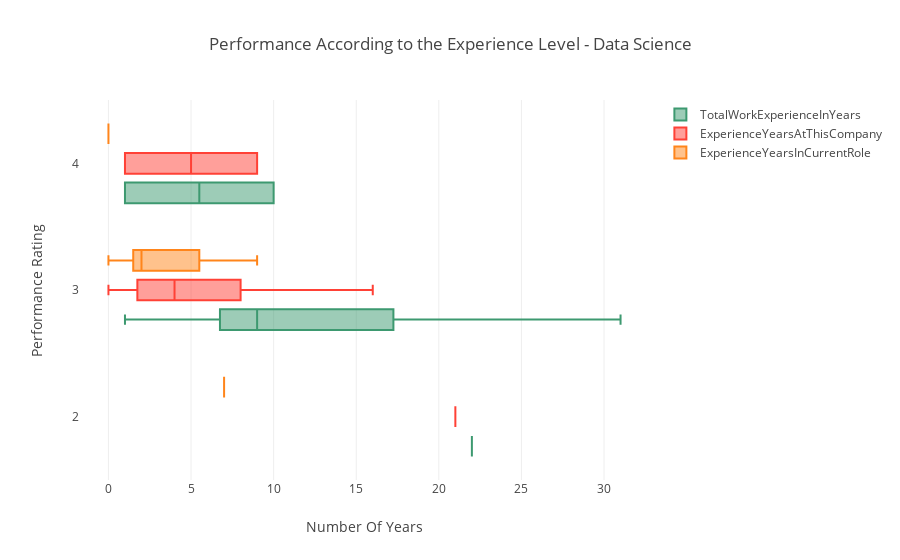

The notebook cell this image was saved under:
### Markdown cell above
### iv) Performance According to the Experience Level

### Code cell
data = [
    {
        'x': Data_Science['TotalWorkExperienceInYears'],
        'y': Data_Science['PerformanceRating'],
        'name':'TotalWorkExperienceInYears',
        'marker': {
            'color': '#3D9970'
        },
        'boxmean': False,
        'orientation': 'h',
        "type": "box",
    },
    {
        'x':Data_Science['ExperienceYearsAtThisCompany'],
        'y':Data_Science['PerformanceRating'],
        'name': 'ExperienceYearsAtThisCompany',
        'marker':{
            'color': '#FF4136',
        },
        'boxmean': False,
        'orientation': 'h',
        "type": "box",
    },
    {
        'x': Data_Science['ExperienceYearsInCurrentRole'],
        'y': Data_Science['PerformanceRating'],
        'name':'ExperienceYearsInCurrentRole',
        'marker': {
            'color': '#FF851B',
        },
        'boxmean': False,
        'orientation': 'h',
        "type": "box",
    }
]
layout = {
    'xaxis': {
        'title': 'Number Of Years',
        'zeroline': False,
    },
    'yaxis': {
        'title': 'Performance Rating ',
        'zeroline': False,
    },
    'boxmode': 'group',
    'title': 'Performance According to the Experience Level - Data Science ',
}
fig = go.Figure(data=data, layout=layout)

py.iplot(fig)

### Figure 1 — Plotly figure (JSON) as saved in the notebook; plotly's stock layout.template omitted (floating-point values rounded to 4 significant figures)
{"data": [{"boxmean": false, "marker": {"color": "#3D9970"}, "name": "TotalWorkExperienceInYears", "orientation": "h", "type": "box", "uid": "e126b303-4f0c-4b59-a27b-66749f390985", "x": [7, 1, 17, 13, 16, 7, 17, 22, 10, 6, 5, 9, 21, 5, 31, 19, 1, 8, 18, 9], "y": [3, 3, 3, 3, 3, 3, 3, 2, 4, 3, 3, 3, 3, 3, 3, 3, 4, 3, 3, 3]}, {"boxmean": false, "marker": {"color": "#FF4136"}, "name": "ExperienceYearsAtThisCompany", "orientation": "h", "type": "box", "uid": "8ecdfdd7-0032-4e53-a6d3-86dba9b337e1", "x": [4, 1, 16, 0, 10, 3, 1, 21, 9, 6, 3, 8, 3, 5, 5, 10, 1, 2, 1, 8], "y": [3, 3, 3, 3, 3, 3, 3, 2, 4, 3, 3, 3, 3, 3, 3, 3, 4, 3, 3, 3]}, {"boxmean": false, "marker": {"color": "#FF851B"}, "name": "ExperienceYearsInCurrentRole", "orientation": "h", "type": "box", "uid": "e990d301-505b-4f79-ba0d-8f492c14beba", "x": [2, 0, 8, 0, 9, 2, 0, 7, 0, 5, 2, 3, 2, 2, 2, 7, 0, 2, 0, 7], "y": [3, 3, 3, 3, 3, 3, 3, 2, 4, 3, 3, 3, 3, 3, 3, 3, 4, 3, 3, 3]}], "layout": {"boxmode": "group", "title": "Performance According to the Experience Level - Data Science ", "xaxis": {"title": "Number Of Years", "zeroline": false}, "yaxis": {"title": "Performance Rating ", "zeroline": false}}}
